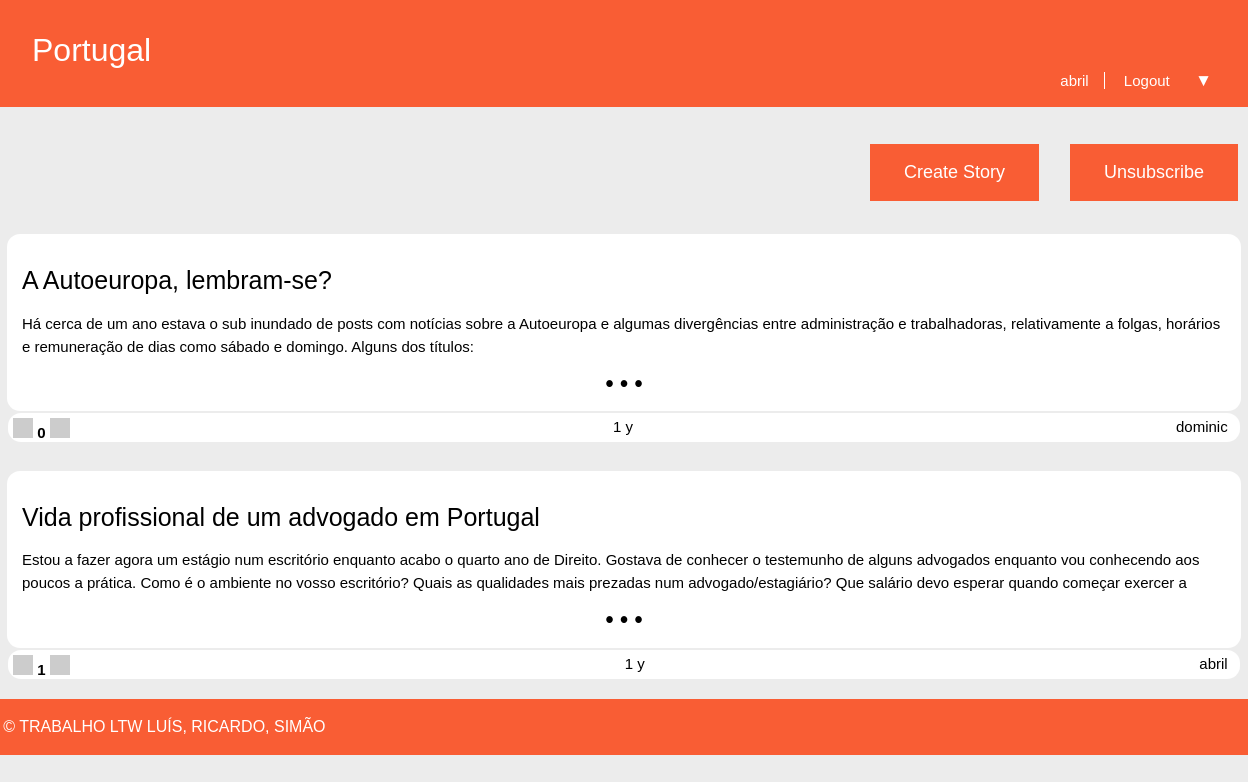
The page /pages/channel.php?name=Portugal (signed in) on the database as committed earlier.
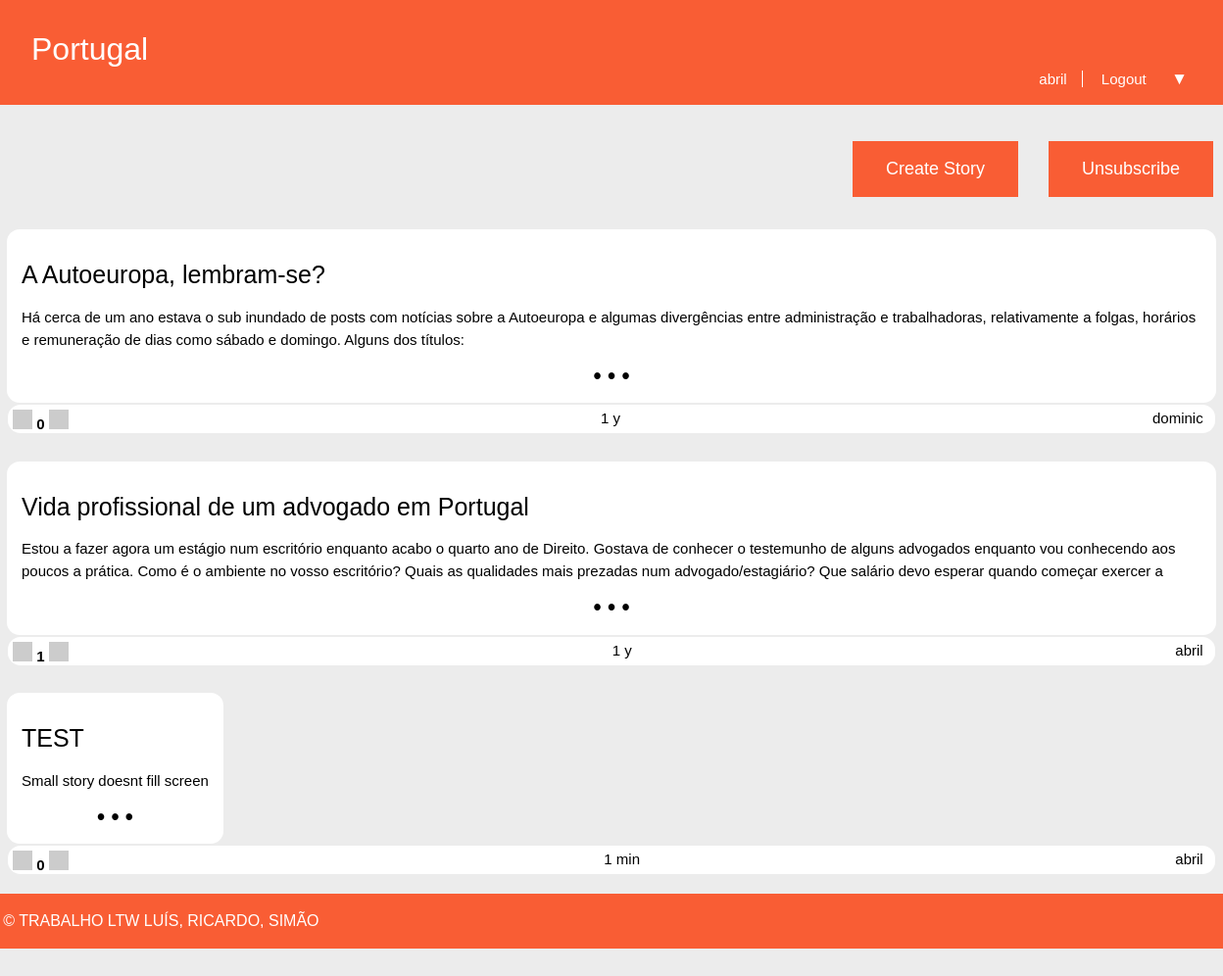
The same page on the database as committed later.
### tables this page shows
CREATE TABLE Story (
  id INTEGER PRIMARY KEY,
  title VARCHAR,
  published INTEGER, -- date when the story was published in epoch format
  channel VARCHAR REFERENCES channel, -- comma separated tags
  author VARCHAR REFERENCES utilizer, -- who wrote the article
  points INTEGER DEFAULT 0,
  fulltext VARCHAR
);

### database/db_channel.php (called while the page is built, shortened)
<?php
	function channelSubscribed($channel) {
		$db = Database::instance()->db();
		$stmt = $db->prepare('SELECT * FROM UserSubscriptions WHERE username = ? AND channel = ?');
		$stmt->execute(array($_SESSION['username'], $channel));
		return $stmt->fetch()?true:false;
	}
	function getSubscribedChannels($username){
		$db = Database::instance()->db();
		$subscribedChannelsQuery = $db->prepare('SELECT channel FROM UserSubscriptions WHERE username = ?');
		$subscribedChannelsQuery->execute(array($username));
		$subscribedChannelsNames = $subscribedChannelsQuery->fetchAll();
		return $subscribedChannelsNames;
	}
?>

### database/db_story.php (called while the page is built, shortened)
<?php
	function getStoriesFromChannel($channel){
		$db = Database::instance()->db();
		$storiesFromChannel = $db->prepare('SELECT id, title, fulltext, published, channel, author, points FROM Story WHERE channel = ?');
		$storiesFromChannel->execute(array($channel));
		$storiesFromChannel = $storiesFromChannel->fetchAll();
		return $storiesFromChannel;
	}
?>

### templates/tpl_common.php (the view, shortened to what this page needs)
<?php
	include_once('tpl_sub.php');
	include_once('tpl_story.php');
?>
<?php function draw_header($username, $channel) { ?>
	<!DOCTYPE html>
	<html>
		<head>
			<link rel="stylesheet" href="../css/common.css">
		</head>
		<body>
			<header>
				<?php if($channel === "NOT REDDIT") { ?>
					<a id="title" href="../pages/homepage.php"><?=$channel?></a>
				<?php } else { ?>
					<a id="title" href="../pages/channel.php?name=<?=$channel?>"><?=$channel?></a>
				<?php } ?>
				<?php if($username != NULL) { ?>
					<nav id="signup">
						<a id="profile" href="../pages/profile.php?name=<?=$username?>"><?= $username ?></a>
						<a href="../actions/action_logout.php">Logout</a>
						<?php draw_subscriberList() ?>
					</nav>
				<?php } ?>
			</header>
<?php } ?>
<?php function time_elapsed($date) {
	$now = new DateTime;
	$ago = new DateTime($date);
	$diff = $now->diff($ago);
	$diff->w = floor($diff->d / 7);
	$diff->d -= $diff->w * 7;
	$string = array(
		'y' => 'y',
		'm' => 'm',
		'w' => 'w',
		'd' => 'd',
		'h' => 'h',
		'i' => 'min',
		's' => 's',
	);
	foreach ($string as $k => &$v) {
		if ($diff->$k) {
			$v = $diff->$k . ' ' . $v;
		} else {
			unset($string[$k]);
		}
	}
	$string = array_slice($string, 0, 1);
	return $string ? implode(', ', $string) . '' : 'just now';
} ?>
<?php function draw_unsubscribeButton($channel) { ?>
	<link rel="stylesheet" href="../css/common.css">
	<form action='../actions/action_unsubscribeChannel.php' method='post'>
		<button id = "unsubscribe" class = "button" type='submit'>Unsubscribe</button>
	</form>
<?php } ?>
<?php function draw_info_bar_story($storyId, $username, $channel, $date, $points) { ?>
	<section id = "info_bar">
		<div id="start">
		<?php if(isset($_SESSION['username'])){ ?>
			<form id="uparrow" action='../actions/action_voteStory.php' method='post'>
				<input type="image" src="https://dummyimage.com/20x20/524f52/d12222&text=ʌ">
			</form>
			<h6 id="points"><?=$points?></h6>
			<form id="downarrow" action='../actions/action_voteStory.php' method='post'>
				<input type="image" src="https://dummyimage.com/20x20/524f52/d12222&text=v">
			</form>
		<?php } ?>
		</div>
		<div id="middle">
			<h6 id="date"><?=time_elapsed('@' . $date)?></h6>
		</div>
		<div id="end">
			<a id="profile" href="../pages/profile.php?name=<?=$username?>"><?=$username?></a>
		</div>
	</section>
<?php } ?>
<?php function draw_footer() { ?>
	</body>
	<footer>
		<p>&copy; TRABALHO LTW LUÍS, RICARDO, SIMÃO</p>
	</footer>
	</html>
<?php } ?>

### pages/channel.php (shortened to what this page needs)
<?php
	include_once('../templates/tpl_common.php');
	include_once('../templates/tpl_story.php');
	include_once('../database/db_channel.php');
	include_once('../database/db_story.php');
	$channel=$_GET['name'];
	if(!isset($_SESSION['username'])) {
		draw_header(null, $channel);
	} else {
		draw_header($_SESSION['username'], $channel);
		draw_addStory($channel);
		if(channelSubscribed($channel))
			draw_unsubscribeButton($channel);
		else
			draw_subscribeButton($channel);
	}
	$stories=getStoriesFromChannel($channel);
	foreach($stories as $story){
		draw_storyCard($story, false);
	}
	draw_footer();
?>

### templates/tpl_story.php (shortened to what this page needs)
<?php
	include_once('../templates/tpl_common.php');
	include_once('../database/db_story.php');
?>
<?php function draw_storyCard($story, $displayChannel) { ?>
	<link rel="stylesheet" href="../css/storyCard.css">
	<?php if($displayChannel) {
		$channel = $story['channel'];
	} else {
		$channel = null;
	} ?>
	<button id="storyCard" onclick="window.location.href='../pages/story.php?id=<?=$story['id']?>'">
		<h1> <?=htmlspecialchars($story['title'])?> </h1>
		<p> <?=htmlspecialchars($story['fulltext'])?> </p>
		<p>&bull; &bull; &bull;</p>
	</button>
	<?php draw_info_bar_story($story['id'], $story['author'], $channel, $story['published'], $story['points']) ?>
<?php } ?>
<?php function draw_addStory($channel) { ?>
	<button id = "createStory" class = "button" onclick="window.location.href='../pages/create_story.php?name=<?=$channel?>'">Create Story</button>
<?php } ?>

Rows that differ between the two databases and show on the page:
added story: title "TEST", fulltext "Small story doesnt fill screen", points "0", published "1 min", author "abril"
